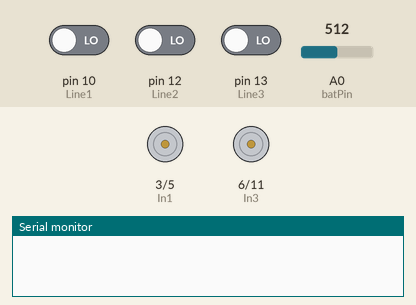
Recording of a sketch running on a simulated Arduino Uno, built with avr-gcc and run on an emulated ATmega328P. Parts: motor-driver pin pairs drawn as motors (green arrow = first pin HIGH = forward, orange = second pin HIGH = backward, longer = more drive), the last lines printed to the serial monitor. The test bench sets the inputs (shaded band); at power-on: pin 10 (Line1) LOW, A0 (batPin) = 512, pin 12 (Line2) LOW, pin 13 (Line3) LOW.

Above: at 1.2 s.
1.3 s: pin 10 (Line1) driven HIGH
At 3.5 s:
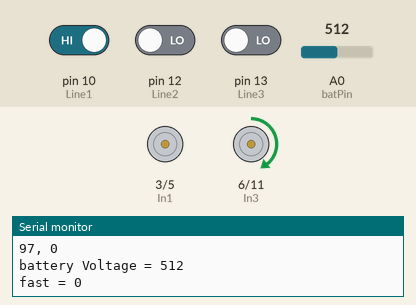
3.8 s: A0 (batPin) set to 306
At 4.1 s:
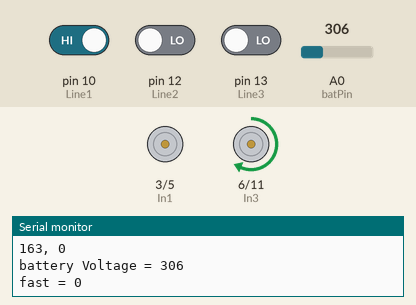
5.3 s: pin 12 (Line2) driven HIGH
At 7.2 s:
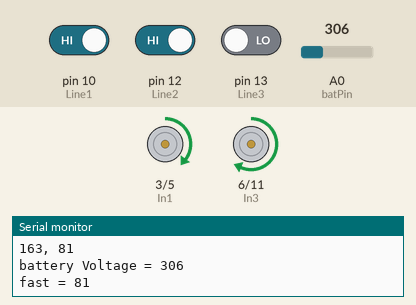
7.8 s: A0 (batPin) set to 122
At 9.0 s:
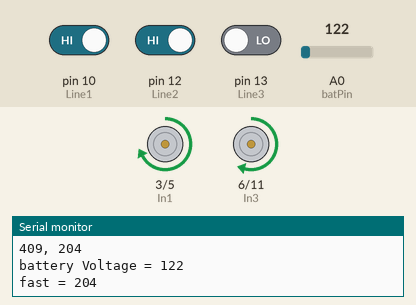
9.3 s: pin 10 (Line1) driven LOW
At 11.4 s:
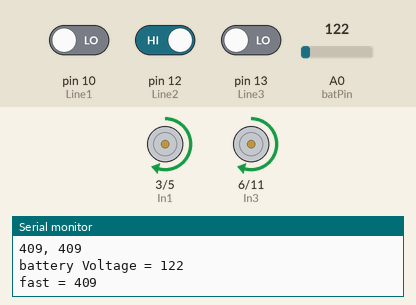
11.9 s: pin 13 (Line3) driven HIGH
At 13.6 s:
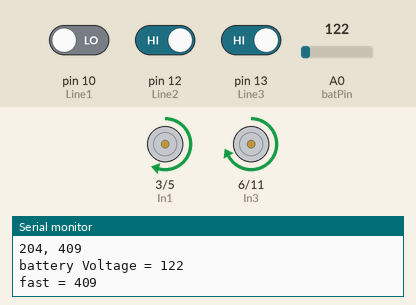
Timing chart, 0 to 15.1 s (numbered marks = the images above; inputs shaded):
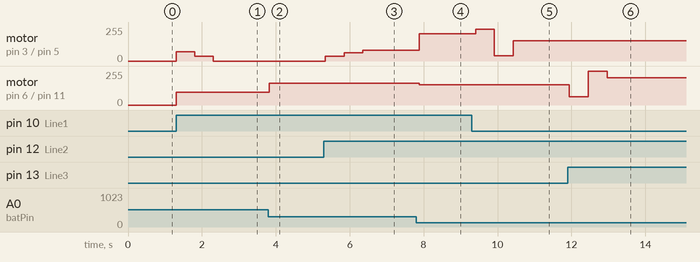

Measured:
- after the input at 1.3 s, motor on pin 3 (In1) / pin 5 (In2): stopped → forward 69/255 at once, → forward 36/255 0.51 s later, → stopped 0.51 s later; motor on pin 6 (In3) / pin 11 (In4): stopped → forward 97/255 at once
- after the input at 3.8 s, motor on pin 6 (In3) / pin 11 (In4): forward 97/255 → forward 163/255 at once
- after the input at 5.3 s, motor on pin 3 (In1) / pin 5 (In2): stopped → forward 36/255 at once, → forward 62/255 0.51 s later, → forward 81/255 0.51 s later
- after the input at 7.8 s, motor on pin 3 (In1) / pin 5 (In2): forward 81/255 → forward 204/255 after 0.08 s; motor on pin 6 (In3) / pin 11 (In4): forward 163/255 → forward 153/255 after 0.08 s
- after the input at 9.3 s, motor on pin 3 (In1) / pin 5 (In2): forward 204/255 → forward 238/255 after 0.11 s, → forward 40/255 0.51 s later, → forward 153/255 0.51 s later
- after the input at 11.9 s, motor on pin 6 (In3) / pin 11 (In4): forward 153/255 → forward 62/255 after 0.05 s, → forward 252/255 0.51 s later, → forward 204/255 0.51 s later

The sketch:

AdvancedLineFollowing.ino
```cpp
// AdvancedLineFollowing.ino


const int Line1 = 10;     // was 7 Left Line Sensor
const int Line2 = 12;     // was 8 Center Line Sensor
const int Line3 = 13;     // was 10 Right Sensor


const int In1 = 3;      // In1
const int In2 = 5;      // In2
const int In3 = 6;      // In3
const int In4 = 11;     // In4
const int batPin = A0;

// Original
//#define num 6
#define num 3

void setup()
{
  // initialize the pins
  pinMode(In1, OUTPUT);
  pinMode(In2, OUTPUT);
  pinMode(In3, OUTPUT);
  pinMode(In4, OUTPUT);
  pinMode(Line1, INPUT);
  pinMode(Line2, INPUT);
  pinMode(Line3, INPUT);
  Serial.begin(19200);
}

void loop()
{
  int rLED[num], cLED[num], lLED[num];
  int  lSum, cSum, rSum;
  int fast;
  int speed1;
  int speed2;
  float scale1, scale2, scale3;
  boolean debugPrint;
  int L1, L2, L3;
  int batVoltage;

  for(int i=0; i<num; i++)
  {
    rLED[i]=0;
    cLED[i]=1;
    lLED[i]=0;
  }
  rSum = 0;
  cSum = 0;
  lSum = 0;
//************ Turn on debuging here ****************
  debugPrint = true;
  //debugPrint = false;
//***************************************************
  delay(100);
  forward(0, 0);
  while(1==1)
  {
    batVoltage = analogRead(batPin);
    L1 = digitalRead(Line1);
    L2 = digitalRead(Line2);
    L3 = digitalRead(Line3);
    if ((L1 == 1) && (L2 == 1) && (L3 ==1))
    {
      speed1 = 0;
      speed2 = 0;
      forward(speed1, speed2);
      if(debugPrint)
      {
        Serial.println("In Lift Mode");
      }
    }
    else if ((L1 != 0) || (L2 != 0) || (L3 !=0))
    {
      rSum = 0;
      cSum = 0;
      lSum = 0;
      for(int i=0; i<num-1; i++)
      {
        rLED[i]=rLED[i+1];
        cLED[i]=cLED[i+1];
        lLED[i]=lLED[i+1];
      }

      rLED[num-1]=L1;
      cLED[num-1]=L2;
      lLED[num-1]=L3;

      for(int i=0; i<num; i++)
      {
        rSum = rSum + rLED[i] * (8-i);
        cSum = cSum + cLED[i] * (8-i);
        lSum = lSum + lLED[i] * (8-i);
      }

      if(debugPrint)
      {
        Serial.println("");
        Serial.print(L1);
        Serial.print(", ");
        Serial.print(L2);
        Serial.print(", ");
        Serial.println(L3);
        Serial.print(rSum);
        Serial.print(", ");
        Serial.print(cSum);
        Serial.print(", ");
        Serial.println(lSum);
      }
        scale1= (float) rSum + (float) cSum;
        scale2= (float) lSum + (float) cSum;
        scale3= (float) lSum + cSum + rSum;

         // Original
         //
         //  fast = 80000. / (float) batVoltage;
         //
         // For the original batter pack:
         //  (4.5/5) * 1023 == fully charged battery ==> 920  fast = 80000 / 920 = 87
         //  (3 / 5) * 1023 == dead battery ==> 613           fast = 80000 / 613 = 130

         fast = 50000. / (float) batVoltage;

         //fast = 50;

         if(rSum > lSum)
         {
           speed1 = fast;
           speed2 = scale2/scale1 * fast;
         }
         else
         {
           speed2 = fast;
           speed1 = scale1/scale2 * fast;
         }

         forward(speed1, speed2);

        if(debugPrint)
        {
          Serial.print(scale1);
          Serial.print(", ");
          Serial.println(scale2);
          Serial.print(speed1);
          Serial.print(", ");
          Serial.println(speed2);
          Serial.print("battery Voltage = ");
          Serial.println(batVoltage);
          Serial.print("fast = ");
          Serial.println(speed2);
          delay(500);
        }
    }
  }
}

void reverse(int speed1, int speed2)
{
analogWrite(In4, speed1);
analogWrite(In3, 0);
analogWrite(In2, speed2);
analogWrite(In1, 0);
return;
}

void forward (int speed1, int speed2)
{
analogWrite(In4, 0);
analogWrite(In3, speed1);
analogWrite(In2, 0);
analogWrite(In1, speed2);
return;
}

void stopNow()
{
  analogWrite(In4, 0);
  analogWrite(In3, 0);
  analogWrite(In2, 0);
  analogWrite(In1, 0);
  return;
}
```
